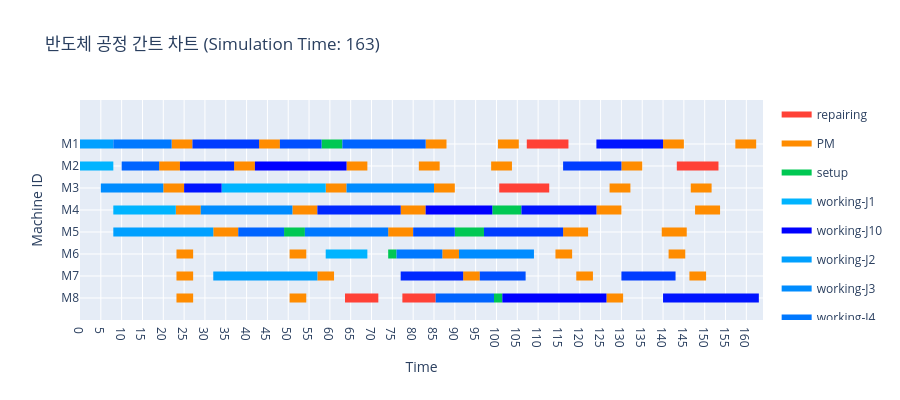

Here is the notebook cell this chart was saved with:
### Code cell
env.run(until=scheduler.job_chk_process)
fig = create_gantt_chart(
    logs=event_logger.logs,
    max_time=env.now,
    title=f"반도체 공정 간트 차트 (Simulation Time: {round(env.now, 3)})")
fig.show()

### Figure 1 — Plotly figure (JSON) as saved in the notebook; plotly's stock layout.template omitted (floating-point values rounded to 4 significant figures; data arrays with more than 128 entries replaced by an {"elided": "..."} marker saying what was removed)
{"data": [{"fill": "toself", "fillcolor": "rgb(255, 65, 54)", "hoverinfo": "name", "legendgroup": "rgb(255, 65, 54)", "mode": "none", "name": "repairing", "type": "scatter", "x": [107.3, 117.3, 117.3, 107.3, 107.3, 143.3, 153.3, 153.3, 143.3, 143.3, 100.7, 112.7, 112.7, 100.7, 100.7, 63.63, 71.63, 71.63, 63.63, 63.63, 77.41, 85.41, 85.41, 77.41], "y": [6.8, 6.8, 7.2, 7.2, null, 5.8, 5.8, 6.2, 6.2, null, 4.8, 4.8, 5.2, 5.2, null, -0.2, -0.2, 0.2, 0.2, null, -0.2, -0.2, 0.2, 0.2]}, {"fill": "toself", "fillcolor": "rgb(255, 140, 0)", "hoverinfo": "name", "legendgroup": "rgb(255, 140, 0)", "mode": "none", "name": "PM", "type": "scatter", "x": {"elided": "194 float values"}, "y": {"elided": "194 float values"}}, {"fill": "toself", "fillcolor": "rgb(0, 200, 83)", "hoverinfo": "name", "legendgroup": "rgb(0, 200, 83)", "mode": "none", "name": "setup", "type": "scatter", "x": [58, 63, 63, 58, 58, 99, 106, 106, 99, 99, 49, 54, 54, 49, 49, 90, 97, 97, 90, 90, 74, 76, 76, 74, 74, 99.41, 101.4, 101.4, 99.41], "y": [6.8, 6.8, 7.2, 7.2, null, 3.8, 3.8, 4.2, 4.2, null, 2.8, 2.8, 3.2, 3.2, null, 2.8, 2.8, 3.2, 3.2, null, 1.8, 1.8, 2.2, 2.2, null, -0.2, -0.2, 0.2, 0.2]}, {"fill": "toself", "fillcolor": "rgb(0, 180, 255)", "hoverinfo": "name", "legendgroup": "rgb(0, 180, 255)", "mode": "none", "name": "working-J1", "type": "scatter", "x": [0, 8, 8, 0, 0, 34, 59, 59, 34, 34, 8, 23, 23, 8, 8, 59, 69, 69, 59], "y": [5.8, 5.8, 6.2, 6.2, null, 4.8, 4.8, 5.2, 5.2, null, 3.8, 3.8, 4.2, 4.2, null, 1.8, 1.8, 2.2, 2.2]}, {"fill": "toself", "fillcolor": "rgb(0, 0, 255)", "hoverinfo": "name", "legendgroup": "rgb(0, 0, 255)", "mode": "none", "name": "working-J10", "type": "scatter", "x": [42, 64, 64, 42, 42, 83, 99, 99, 83, 83, 101.4, 126.4, 126.4, 101.4], "y": [5.8, 5.8, 6.2, 6.2, null, 3.8, 3.8, 4.2, 4.2, null, -0.2, -0.2, 0.2, 0.2]}, {"fill": "toself", "fillcolor": "rgb(0, 160, 255)", "hoverinfo": "name", "legendgroup": "rgb(0, 160, 255)", "mode": "none", "name": "working-J2", "type": "scatter", "x": [0, 8, 8, 0, 0, 8, 32, 32, 8, 8, 32, 57, 57, 32], "y": [6.8, 6.8, 7.2, 7.2, null, 2.8, 2.8, 3.2, 3.2, null, 0.8, 0.8, 1.2, 1.2]}, {"fill": "toself", "fillcolor": "rgb(0, 140, 255)", "hoverinfo": "name", "legendgroup": "rgb(0, 140, 255)", "mode": "none", "name": "working-J3", "type": "scatter", "x": [5, 20, 20, 5, 5, 64, 85, 85, 64, 64, 29, 51, 51, 29, 29, 91, 109, 109, 91], "y": [4.8, 4.8, 5.2, 5.2, null, 4.8, 4.8, 5.2, 5.2, null, 3.8, 3.8, 4.2, 4.2, null, 1.8, 1.8, 2.2, 2.2]}, {"fill": "toself", "fillcolor": "rgb(0, 120, 255)", "hoverinfo": "name", "legendgroup": "rgb(0, 120, 255)", "mode": "none", "name": "working-J4", "type": "scatter", "x": [8, 22, 22, 8, 8, 54, 74, 74, 54, 54, 76, 87, 87, 76], "y": [6.8, 6.8, 7.2, 7.2, null, 2.8, 2.8, 3.2, 3.2, null, 1.8, 1.8, 2.2, 2.2]}, {"fill": "toself", "fillcolor": "rgb(0, 100, 255)", "hoverinfo": "name", "legendgroup": "rgb(0, 100, 255)", "mode": "none", "name": "working-J5", "type": "scatter", "x": [63, 83, 83, 63, 63, 10, 19, 19, 10, 10, 38, 49, 49, 38, 38, 85.41, 99.41, 99.41, 85.41], "y": [6.8, 6.8, 7.2, 7.2, null, 5.8, 5.8, 6.2, 6.2, null, 2.8, 2.8, 3.2, 3.2, null, -0.2, -0.2, 0.2, 0.2]}, {"fill": "toself", "fillcolor": "rgb(0, 80, 255)", "hoverinfo": "name", "legendgroup": "rgb(0, 80, 255)", "mode": "none", "name": "working-J6", "type": "scatter", "x": [48, 58, 58, 48, 48, 80, 90, 90, 80, 80, 96, 107, 107, 96], "y": [6.8, 6.8, 7.2, 7.2, null, 2.8, 2.8, 3.2, 3.2, null, 0.8, 0.8, 1.2, 1.2]}, {"fill": "toself", "fillcolor": "rgb(0, 60, 255)", "hoverinfo": "name", "legendgroup": "rgb(0, 60, 255)", "mode": "none", "name": "working-J7", "type": "scatter", "x": [27, 43, 43, 27, 27, 116, 130, 130, 116, 116, 97, 116, 116, 97, 97, 130, 143, 143, 130], "y": [6.8, 6.8, 7.2, 7.2, null, 5.8, 5.8, 6.2, 6.2, null, 2.8, 2.8, 3.2, 3.2, null, 0.8, 0.8, 1.2, 1.2]}, {"fill": "toself", "fillcolor": "rgb(0, 40, 255)", "hoverinfo": "name", "legendgroup": "rgb(0, 40, 255)", "mode": "none", "name": "working-J8", "type": "scatter", "x": [24, 37, 37, 24, 24, 57, 77, 77, 57, 57, 77, 92, 92, 77], "y": [5.8, 5.8, 6.2, 6.2, null, 3.8, 3.8, 4.2, 4.2, null, 0.8, 0.8, 1.2, 1.2]}, {"fill": "toself", "fillcolor": "rgb(0, 20, 255)", "hoverinfo": "name", "legendgroup": "rgb(0, 20, 255)", "mode": "none", "name": "working-J9", "type": "scatter", "x": [124, 140, 140, 124, 124, 25, 34, 34, 25, 25, 106, 124, 124, 106, 106, 140, 163, 163, 140], "y": [6.8, 6.8, 7.2, 7.2, null, 4.8, 4.8, 5.2, 5.2, null, 3.8, 3.8, 4.2, 4.2, null, -0.2, -0.2, 0.2, 0.2]}, {"legendgroup": "rgb(0, 0, 255)", "marker": {"color": "rgb(0, 0, 255)", "opacity": 0, "size": 1}, "mode": "markers", "name": "", "showlegend": false, "text": ["job: J10\noperation: J10_O1", "job: J10\noperation: J10_O1", "job: J10\noperation: J10_O2", "job: J10\noperation: J10_O2", "job: J10\noperation: J10_O3", "job: J10\noperation: J10_O3"], "type": "scatter", "x": [42, 64, 83, 99, 101.4, 126.4], "y": [6, 6, 4, 4, 0, 0]}, {"legendgroup": "rgb(0, 100, 255)", "marker": {"color": "rgb(0, 100, 255)", "opacity": 0, "size": 1}, "mode": "markers", "name": "", "showlegend": false, "text": ["job: J5\noperation: J5_O3", "job: J5\noperation: J5_O3", "job: J5\noperation: J5_O1", "job: J5\noperation: J5_O1", "job: J5\noperation: J5_O2", "job: J5\noperation: J5_O2", "job: J5\noperation: J5_O4", "job: J5\noperation: J5_O4"], "type": "scatter", "x": [63, 83, 10, 19, 38, 49, 85.41, 99.41], "y": [7, 7, 6, 6, 3, 3, 0, 0]}, {"legendgroup": "rgb(0, 120, 255)", "marker": {"color": "rgb(0, 120, 255)", "opacity": 0, "size": 1}, "mode": "markers", "name": "", "showlegend": false, "text": ["job: J4\noperation: J4_O1", "job: J4\noperation: J4_O1", "job: J4\noperation: J4_O2", "job: J4\noperation: J4_O2", "job: J4\noperation: J4_O3", "job: J4\noperation: J4_O3"], "type": "scatter", "x": [8, 22, 54, 74, 76, 87], "y": [7, 7, 3, 3, 2, 2]}, {"legendgroup": "rgb(0, 140, 255)", "marker": {"color": "rgb(0, 140, 255)", "opacity": 0, "size": 1}, "mode": "markers", "name": "", "showlegend": false, "text": ["job: J3\noperation: J3_O1", "job: J3\noperation: J3_O1", "job: J3\noperation: J3_O3", "job: J3\noperation: J3_O3", "job: J3\noperation: J3_O2", "job: J3\noperation: J3_O2", "job: J3\noperation: J3_O4", "job: J3\noperation: J3_O4"], "type": "scatter", "x": [5, 20, 64, 85, 29, 51, 91, 109], "y": [5, 5, 5, 5, 4, 4, 2, 2]}, {"legendgroup": "rgb(0, 160, 255)", "marker": {"color": "rgb(0, 160, 255)", "opacity": 0, "size": 1}, "mode": "markers", "name": "", "showlegend": false, "text": ["job: J2\noperation: J2_O1", "job: J2\noperation: J2_O1", "job: J2\noperation: J2_O2", "job: J2\noperation: J2_O2", "job: J2\noperation: J2_O3", "job: J2\noperation: J2_O3"], "type": "scatter", "x": [0, 8, 8, 32, 32, 57], "y": [7, 7, 3, 3, 1, 1]}, {"legendgroup": "rgb(0, 180, 255)", "marker": {"color": "rgb(0, 180, 255)", "opacity": 0, "size": 1}, "mode": "markers", "name": "", "showlegend": false, "text": ["job: J1\noperation: J1_O1", "job: J1\noperation: J1_O1", "job: J1\noperation: J1_O3", "job: J1\noperation: J1_O3", "job: J1\noperation: J1_O2", "job: J1\noperation: J1_O2", "job: J1\noperation: J1_O4", "job: J1\noperation: J1_O4"], "type": "scatter", "x": [0, 8, 34, 59, 8, 23, 59, 69], "y": [6, 6, 5, 5, 4, 4, 2, 2]}, {"legendgroup": "rgb(0, 20, 255)", "marker": {"color": "rgb(0, 20, 255)", "opacity": 0, "size": 1}, "mode": "markers", "name": "", "showlegend": false, "text": ["job: J9\noperation: J9_O3", "job: J9\noperation: J9_O3", "job: J9\noperation: J9_O1", "job: J9\noperation: J9_O1", "job: J9\noperation: J9_O2", "job: J9\noperation: J9_O2", "job: J9\noperation: J9_O4", "job: J9\noperation: J9_O4"], "type": "scatter", "x": [124, 140, 25, 34, 106, 124, 140, 163], "y": [7, 7, 5, 5, 4, 4, 0, 0]}, {"legendgroup": "rgb(0, 200, 83)", "marker": {"color": "rgb(0, 200, 83)", "opacity": 0, "size": 1}, "mode": "markers", "name": "", "showlegend": false, "text": ["job: J5\noperation: J5_O3", "job: J5\noperation: J5_O3", "job: J9\noperation: J9_O2", "job: J9\noperation: J9_O2", "job: J4\noperation: J4_O2", "job: J4\noperation: J4_O2", "job: J7\noperation: J7_O2", "job: J7\noperation: J7_O2", "job: J4\noperation: J4_O3", "job: J4\noperation: J4_O3", "job: J10\noperation: J10_O3", "job: J10\noperation: J10_O3"], "type": "scatter", "x": [58, 63, 99, 106, 49, 54, 90, 97, 74, 76, 99.41, 101.4], "y": [7, 7, 4, 4, 3, 3, 3, 3, 2, 2, 0, 0]}, {"legendgroup": "rgb(0, 40, 255)", "marker": {"color": "rgb(0, 40, 255)", "opacity": 0, "size": 1}, "mode": "markers", "name": "", "showlegend": false, "text": ["job: J8\noperation: J8_O1", "job: J8\noperation: J8_O1", "job: J8\noperation: J8_O2", "job: J8\noperation: J8_O2", "job: J8\noperation: J8_O3", "job: J8\noperation: J8_O3"], "type": "scatter", "x": [24, 37, 57, 77, 77, 92], "y": [6, 6, 4, 4, 1, 1]}, {"legendgroup": "rgb(0, 60, 255)", "marker": {"color": "rgb(0, 60, 255)", "opacity": 0, "size": 1}, "mode": "markers", "name": "", "showlegend": false, "text": ["job: J7\noperation: J7_O1", "job: J7\noperation: J7_O1", "job: J7\noperation: J7_O3", "job: J7\noperation: J7_O3", "job: J7\noperation: J7_O2", "job: J7\noperation: J7_O2", "job: J7\noperation: J7_O4", "job: J7\noperation: J7_O4"], "type": "scatter", "x": [27, 43, 116, 130, 97, 116, 130, 143], "y": [7, 7, 6, 6, 3, 3, 1, 1]}, {"legendgroup": "rgb(0, 80, 255)", "marker": {"color": "rgb(0, 80, 255)", "opacity": 0, "size": 1}, "mode": "markers", "name": "", "showlegend": false, "text": ["job: J6\noperation: J6_O1", "job: J6\noperation: J6_O1", "job: J6\noperation: J6_O2", "job: J6\noperation: J6_O2", "job: J6\noperation: J6_O3", "job: J6\noperation: J6_O3"], "type": "scatter", "x": [48, 58, 80, 90, 96, 107], "y": [7, 7, 3, 3, 1, 1]}, {"legendgroup": "rgb(255, 140, 0)", "marker": {"color": "rgb(255, 140, 0)", "opacity": 0, "size": 1}, "mode": "markers", "name": "", "showlegend": false, "text": ["None", "None", "None", "None", "None", "None", "None", "None", "None", "None", "None", "None", "None", "None", "None", "None", "None", "None", "None", "None", "None", "None", "None", "None", "None", "None", "None", "None", "None", "None", "None", "None", "None", "None", "None", "None", "None", "None", "None", "None", "None", "None", "None", "None", "None", "None", "None", "None", "None", "None", "None", "None", "None", "None", "None", "None", "None", "None", "None", "None", "None", "None", "None", "None", "None", "None", "None", "None", "None", "None", "None", "None", "None", "None", "None", "None", "None", "None"], "type": "scatter", "x": [22, 27, 43, 48, 83, 88, 100.4, 105.4, 140, 145, 157.4, 162.4, 19, 24, 37, 42, 64, 69, 81.36, 86.36, 98.72, 103.7, 130, 135, 20, 25, 59, 64, 85, 90, 127.2, 132.2, 146.7, 151.7, 23, 29, 51, 57, 77, 83, 124, 130, 147.7, 153.7, 32, 38, 74, 80, 116, 122, 139.7, 145.7, 23.17, 27.17, 50.33, 54.33, 87, 91, 114.2, 118.2, 141.3, 145.3, 23.17, 27.17, 57, 61, 92, 96, 119.2, 123.2, 146.3, 150.3, 23.17, 27.17, 50.33, 54.33, 126.4, 130.4], "y": [7, 7, 7, 7, 7, 7, 7, 7, 7, 7, 7, 7, 6, 6, 6, 6, 6, 6, 6, 6, 6, 6, 6, 6, 5, 5, 5, 5, 5, 5, 5, 5, 5, 5, 4, 4, 4, 4, 4, 4, 4, 4, 4, 4, 3, 3, 3, 3, 3, 3, 3, 3, 2, 2, 2, 2, 2, 2, 2, 2, 2, 2, 1, 1, 1, 1, 1, 1, 1, 1, 1, 1, 0, 0, 0, 0, 0, 0]}, {"legendgroup": "rgb(255, 65, 54)", "marker": {"color": "rgb(255, 65, 54)", "opacity": 0, "size": 1}, "mode": "markers", "name": "", "showlegend": false, "text": ["None", "None", "None", "None", "None", "None", "None", "None", "None", "None"], "type": "scatter", "x": [107.3, 117.3, 143.3, 153.3, 100.7, 112.7, 63.63, 71.63, 77.41, 85.41], "y": [7, 7, 6, 6, 5, 5, 0, 0, 0, 0]}], "layout": {"height": 400, "hovermode": "closest", "showlegend": true, "title": {"text": "반도체 공정 간트 차트 (Simulation Time: 163)"}, "xaxis": {"dtick": 5, "range": [0, 164], "rangeselector": {"buttons": [{"count": 7, "label": "1w", "step": "day", "stepmode": "backward"}, {"count": 1, "label": "1m", "step": "month", "stepmode": "backward"}, {"count": 6, "label": "6m", "step": "month", "stepmode": "backward"}, {"count": 1, "label": "YTD", "step": "year", "stepmode": "todate"}, {"count": 1, "label": "1y", "step": "year", "stepmode": "backward"}, {"step": "all"}]}, "showgrid": true, "title": {"text": "Time"}, "type": "linear", "zeroline": false}, "yaxis": {"autorange": false, "range": [-1, 9], "showgrid": true, "ticktext": ["M8", "M7", "M6", "M5", "M4", "M3", "M2", "M1"], "tickvals": [0, 1, 2, 3, 4, 5, 6, 7], "title": {"text": "Machine ID"}, "zeroline": false}}}
